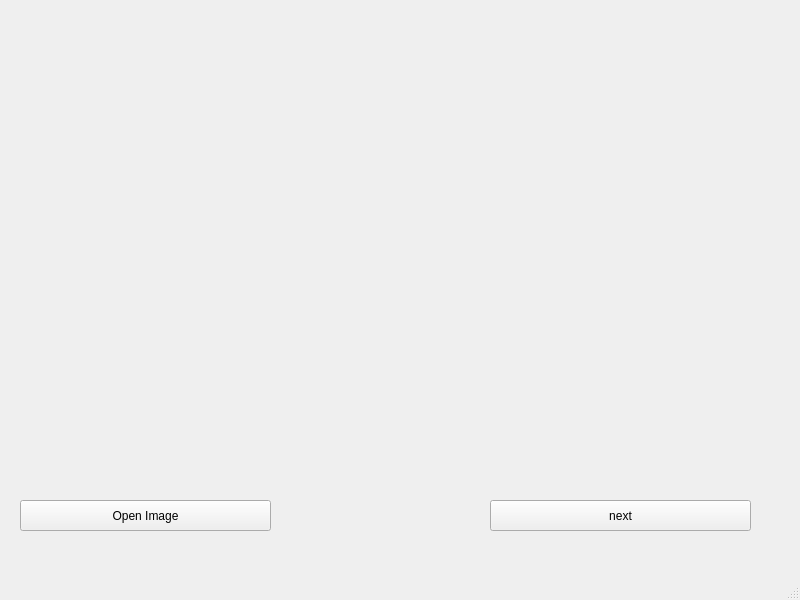
<?xml version="1.0" encoding="UTF-8"?>
<ui version="4.0">
 <class>MainWindow</class>
 <widget class="QMainWindow" name="MainWindow">
  <property name="geometry">
   <rect>
    <x>0</x>
    <y>0</y>
    <width>800</width>
    <height>600</height>
   </rect>
  </property>
  <property name="windowTitle">
   <string>ImageConverter</string>
  </property>
  <widget class="QWidget" name="centralwidget">
   <widget class="QPushButton" name="pushButton">
    <property name="geometry">
     <rect>
      <x>20</x>
      <y>500</y>
      <width>251</width>
      <height>31</height>
     </rect>
    </property>
    <property name="text">
     <string>Open Image</string>
    </property>
   </widget>
   <widget class="QPushButton" name="pushButton_2">
    <property name="geometry">
     <rect>
      <x>490</x>
      <y>500</y>
      <width>261</width>
      <height>31</height>
     </rect>
    </property>
    <property name="text">
     <string>next</string>
    </property>
   </widget>
   <widget class="QLabel" name="myLabel">
    <property name="geometry">
     <rect>
      <x>20</x>
      <y>10</y>
      <width>721</width>
      <height>471</height>
     </rect>
    </property>
    <property name="text">
     <string/>
    </property>
   </widget>
   <widget class="QLabel" name="disp">
    <property name="geometry">
     <rect>
      <x>310</x>
      <y>510</y>
      <width>121</width>
      <height>21</height>
     </rect>
    </property>
    <property name="text">
     <string/>
    </property>
   </widget>
  </widget>
  <widget class="QMenuBar" name="menubar">
   <property name="geometry">
    <rect>
     <x>0</x>
     <y>0</y>
     <width>800</width>
     <height>26</height>
    </rect>
   </property>
  </widget>
  <widget class="QStatusBar" name="statusbar"/>
 </widget>
 <resources/>
 <connections/>
</ui>
